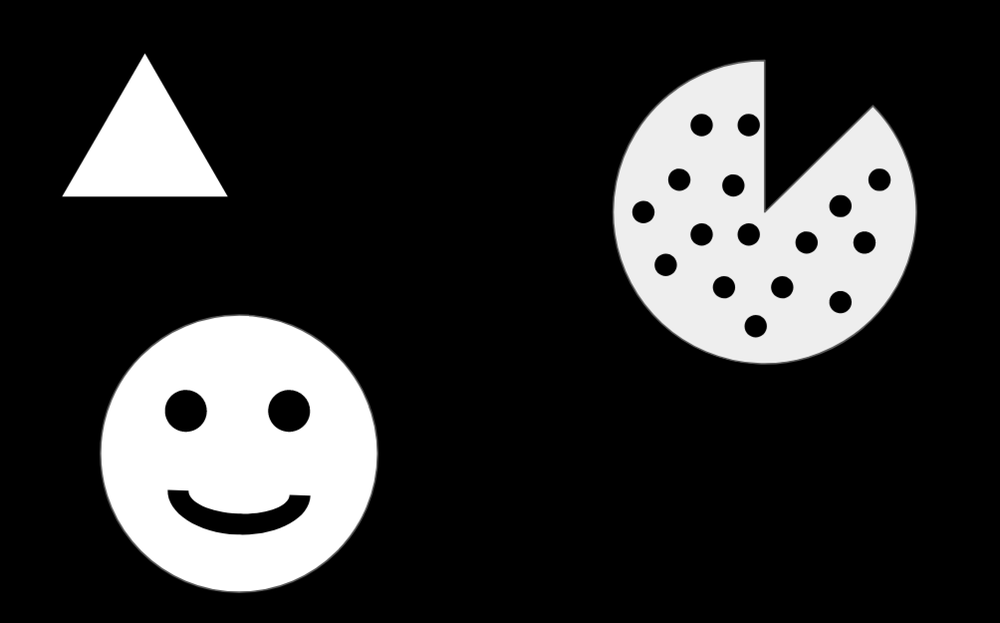
#> input picture data/contour_exercise.png, 1000 x 623 px, shrunk from 2008 x 1250 before the run
$ python contour_detection.py   (older library calls are emulated)
#> lines starting #> are read from the running program, lines starting #| are printed output that depends on the picture; after the words box and inside, x2 and y2 are one past the last pixel; in counts of white or black regions, pixels touching at a corner belong together
import cv2
import numpy as np
import matplotlib.pyplot as plt

#   두번째 인자로 0을 건네주면 gray sacle로 열겠다는 뜻
img = cv2.imread("data/contour_exercise.png", 0)
#> img is the input picture: shape (623, 1000); min 0, max 255, mean 48.7

# CCOMP는 complete라고 external, internal contour를 모두 변환해달라는 의미
# SIMPLE은 주로 넣는 디폴트 값이며 그리기 위한 필요한 점들에 관한 정보만 변환시켜 달라는 뜻
image, contours, hierarchy = cv2.findContours(img, cv2.RETR_CCOMP, cv2.CHAIN_APPROX_SIMPLE)
#> contours = 903 contours, 875 with area under 20; largest, box (x1, y1, x2, y2) and area: (610, 58, 919, 366) 65065, (98, 313, 380, 594) 61791, (59, 52, 230, 198) 12746, (170, 492, 308, 533) 2312, (268, 392, 308, 430) 1139


# contours 개수 만큼 for loop 돌림
# 그 다음 hierarchy를 인덱싱을 통하여 값을 찾아감
# hierarchy array에서 맨 마지막 index 값이 -1 이라면 external contour
# 아니면 모두 internel contours
ex_in_contours = np.zeros(img.shape)

for i in range(len(contours)):
    if hierarchy[0][i][3] == -1:
        cv2.drawContours(ex_in_contours, contours, i, 255, -1)
    else:
        cv2.drawContours(ex_in_contours, contours, i, 123, -1)
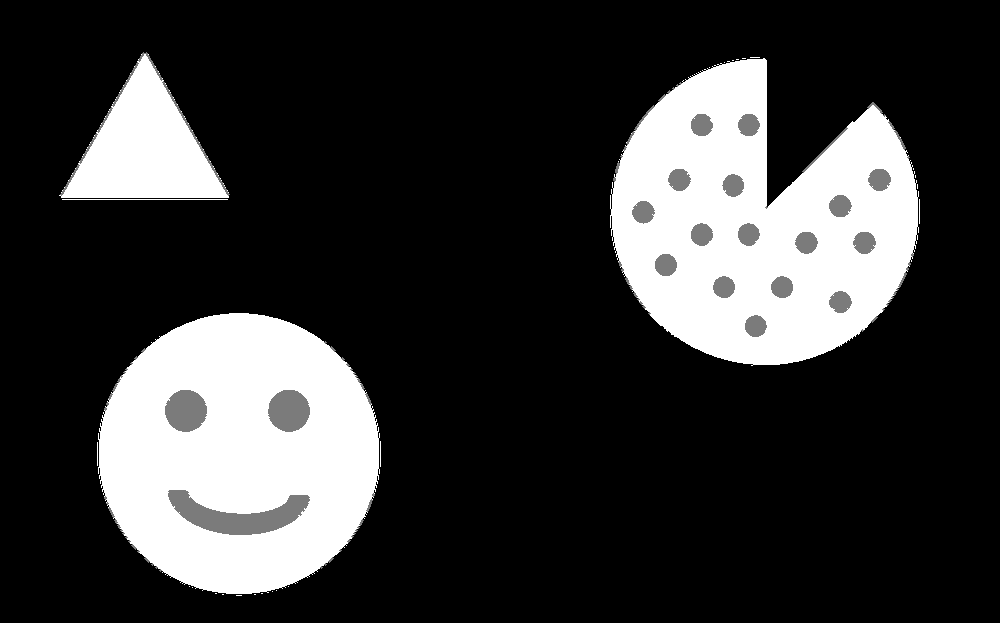
#> ex_in_contours: shape (623, 1000) float64; min 0, max 255, mean 54.9

plt.imshow(ex_in_contours, cmap="gray")
plt.show()
